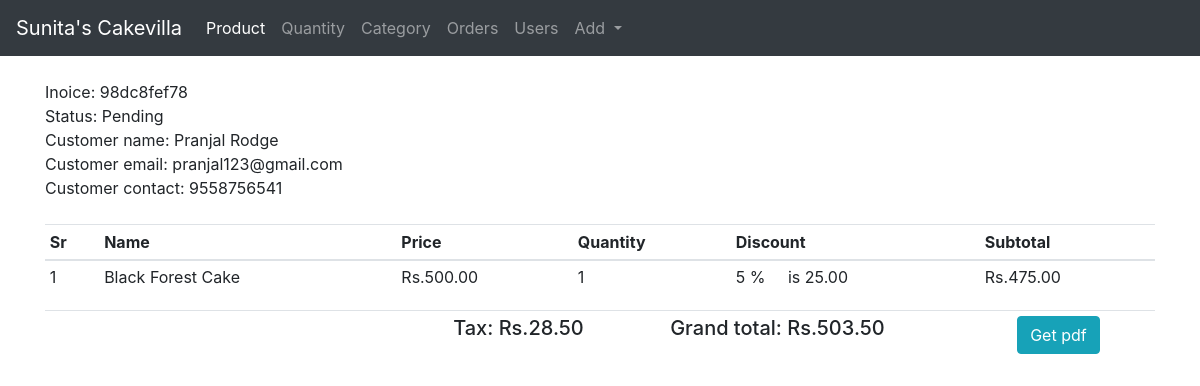
/userindorder/98dc8fef78, run on the app's committed database.
### shop/customers/model.py (models this page shows, shortened)
class CustomerOrder(db.Model):
    id = db.Column(db.Integer, primary_key=True)
    invoice = db.Column(db.String(20), unique=True, nullable=False)
    status = db.Column(db.String(20), default='Pending', nullable=False)
    customer_id = db.Column(db.Integer, unique=False, nullable=False)
    date_created = db.Column(db.DateTime, default=datetime.utcnow, nullable=False)
    orders = db.Column(JsonEcodedDict)

class Register(db.Model, UserMixin):
    id = db.Column(db.Integer, primary_key= True)
    name = db.Column(db.String(50), unique= False)
    username = db.Column(db.String(50), unique= True)
    email = db.Column(db.String(50), unique= True)
    password = db.Column(db.String(200), unique= False)
    country = db.Column(db.String(50), unique= False)
    city = db.Column(db.String(50), unique= False)
    contact = db.Column(db.String(50), unique= False)
    address = db.Column(db.String(50), unique= False)
    zipcode = db.Column(db.String(50), unique= False)
    profile = db.Column(db.String(200), unique= False , default='profile.jpg')
    date_created = db.Column(db.DateTime, nullable=False, default=datetime.utcnow)

### shop/admin/routes.py (the view)
@app.route('/userindorder/<invoice>')
def userindorder(invoice):
    grandTotal = 0
    subTotal = 0
    orders = CustomerOrder.query.filter_by(invoice=invoice).order_by(CustomerOrder.id.desc()).first()
    customer = Register.query.filter_by(id=orders.customer_id).first()
    for _key, product in orders.orders.items():
        discount = (product['discount']/100) * float(product['price'])
        subTotal += float(product['price']) * int(product['quantity'])
        subTotal -= discount
        tax = ("%.2f" % (.06 * float(subTotal)))
        grandTotal = ("%.2f" % (1.06 * float(subTotal)))
    return render_template('admin/userindorder.html', invoice=invoice,customer=customer, tax=tax,subTotal=subTotal,grandTotal=grandTotal,orders=orders)

### shop/customers/model.py (called while the page is built)
    def process_result_value(self, value, dialect):
        if value is None:
            return {}
        else:
            return json.loads(value)

### shop/templates/admin/userindorder.html (shortened to what this page needs)
{% extends 'layout.html' %}
{% block content %}
<nav class="navbar navbar-expand-lg navbar-dark bg-dark">
    <a class="navbar-brand" href="{{url_for('admin')}}">Sunita's Cakevilla</a>
    <div class="collapse navbar-collapse" id="navbarNavDropdown">
      <ul class="navbar-nav">
        <li class="nav-item active">
          <a class="nav-link" href="{{url_for('admin')}}">Product <span class="sr-only">(current)</span></a>
        </li>
        <li class="nav-item">
          <a class="nav-link" href="{{url_for('brands')}}">Quantity</a>
        </li>
        <li class="nav-item">
          <a class="nav-link" href="{{url_for('categories')}}">Category</a>
        </li>
        <li class="nav-item">
          <a class="nav-link" href="{{url_for('userorders')}}">Orders</a>
        </li>
        <li class="nav-item">
          <a class="nav-link" href="{{url_for('users')}}">Users</a>
        </li>
        <li class="nav-item dropdown">
          <a class="nav-link dropdown-toggle" href="#" id="navbarDropdownMenuLink" role="button" data-toggle="dropdown" aria-haspopup="true" aria-expanded="false">
            Add
          </a>
        </li>
      </ul>
    </div>
  </nav>
<div class="container mt-4">
    <div class="row">
        <div class="col-md-12">
            Inoice: {{orders.invoice}}
            <br>
            Status: {{orders.status}}
            <br>
            Customer name: {{customer.name}}
            <br>
            Customer email: {{customer.email}}
            <br>
            Customer contact: {{customer.contact}}
            <br>
            <br>
        <table class="table table-sm">
            <thead>
                <th>Sr</th>
                <th>Name</th>
                <th>Price</th>
                <th>Quantity</th>
                <th>Discount</th>
                <th>Subtotal</th>
            </thead>
            <tbody>
                {% for key, product in orders.orders.items() %}
                {% set discount =(product.discount/100) * product.price|float %}
                <tr>
                    <td>{{loop.index}}</td>
                    <td>{{product.name}}</td>
                    <td>Rs.{{"%.2f"|format(product.price)}}</td>
                    <td> {{product.quantity}} </td>
                    {% if product.discount  %}
                    <td>{{product.discount}} % &nbsp; &nbsp; is {{"%.2f"|format(discount)}}</td>
                    {% else %}
                    <td></td>
                    {% endif %}
                    {% set subtotal = product.quantity|int * product.price|float  %}
                    <td>Rs.{{"%.2f"|format(subtotal - discount|round(1,'floor')) }}</td>
                </tr>
                {% endfor %}
            </tbody>
        </table>
        <table class="table table-sm">
           <tr>
               <td>
            </td>
               <td width="35%"></td>
               <td> <h5>Tax: Rs.{{tax}}</h5></td>
               <td> <h5>Grand total: Rs.{{grandTotal}}</h3> </td>
                <td>
                    <form action="{{url_for('get_pdf', invoice=orders.invoice)}}" method="post">
                        <button type="submit" class="btn btn-info"> Get pdf</button>
                    </form>
                     </td>
           </tr>
        </table>
    </div>
  </div>
</div>
{% endblock content %}

### data on the page
CustomerOrder: invoice "98dc8fef78", status "Pending"
Register: name "Pranjal Rodge", email "pranjal123@gmail.com", contact "9558756541"

### other printed values
{{ product.name }} "Black Forest Cake"
{{ "%.2f"|format(product.price) }} "500.00"
{{ product.quantity }} "1"
{{ product.discount }} "5"
{{ "%.2f"|format(discount) }} "25.00"
{{ "%.2f"|format(subtotal - discount|round(1,'floor')) }} "475.00"
{{ tax }} "28.50"
{{ grandTotal }} "503.50"
